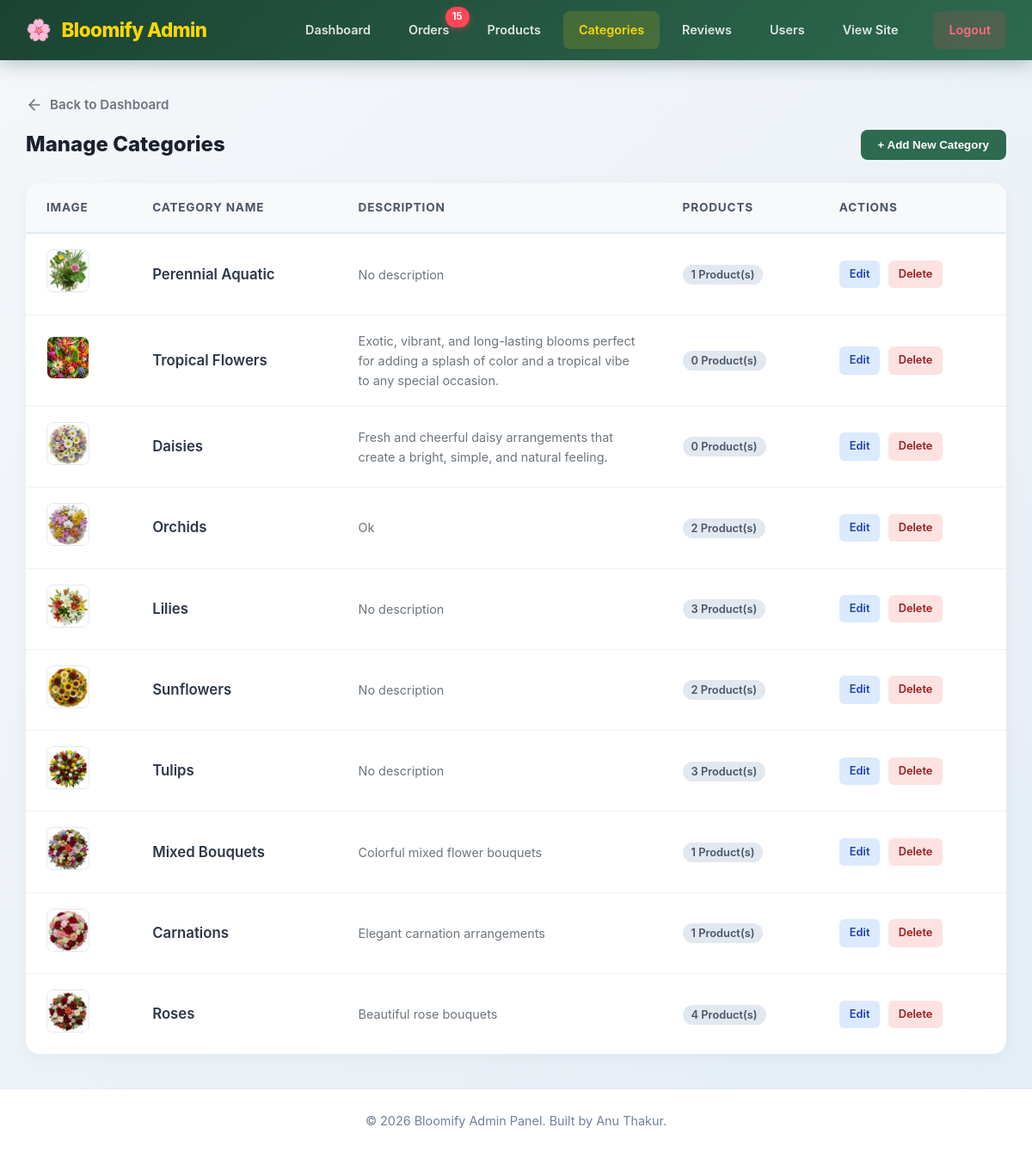
Screenshot of /admin/categories.php (signed in) with the database file from the repository.
### tables this page shows
CREATE TABLE `categories` (
  `id` int(11) NOT NULL,
  `name` varchar(100) NOT NULL,
  `description` text DEFAULT NULL,
  `image` varchar(255) DEFAULT NULL,
  `created_at` timestamp NOT NULL DEFAULT current_timestamp()
);

### admin/categories.php (the view, shortened to what this page needs)
<?php
require_once __DIR__ . '/includes/admin-auth.php';
require_once __DIR__ . '/includes/admin-header.php';
$message_type = '';
$sql = "SELECT c.id, c.name, c.description, c.image, c.created_at,
               (SELECT COUNT(*) FROM products WHERE category_id = c.id) as product_count
        FROM categories c
        ORDER BY c.id DESC";
$categories = $conn->query($sql);
$edit_category = null;
$show_form = isset($_GET['add']) || $edit_category || ($message_type === 'danger' && isset($_POST['add_category']));
?>
<a href="index.php" class="btn-back">
    <svg width="20" height="20" viewBox="0 0 24 24" fill="none" stroke="currentColor" stroke-width="2" stroke-linecap="round" stroke-linejoin="round"><line x1="19" y1="12" x2="5" y2="12"></line><polyline points="12 19 5 12 12 5"></polyline></svg>
    Back to Dashboard
</a>
<div class="page-header">
    <h2 class="section-title" style="margin:0;">Manage Categories</h2>
    <?php if (!$show_form): ?>
        <button type="button" class="btn-add" onclick="toggleForm(true)">+ Add New Category</button>
    <?php endif; ?>
</div>
<table class="admin-table">
    <thead>
        <tr>
            <th>Image</th>
            <th>Category Name</th>
            <th>Description</th>
            <th>Products</th>
            <th>Actions</th>
        </tr>
    </thead>
    <tbody>
        <?php if ($categories && $categories->num_rows > 0): ?>
            <?php while($cat = $categories->fetch_assoc()): ?>
                <tr>
                    <td>
                        <img src="<?php echo SITE_URL; ?>/assets/images/<?php echo htmlspecialchars($cat['image'] ?? 'default-category.jpg'); ?>"
                             alt="<?php echo htmlspecialchars($cat['name']); ?>" class="cat-img-sm"
                             onerror="this.src='https://via.placeholder.com/50?text=No+Img'">
                    </td>
                    <td style="font-weight: 600; font-size: 1.05rem;"><?php echo htmlspecialchars($cat['name']); ?></td>
                    <td style="color: #6c757d; font-size: 0.9rem; max-width: 300px;"><?php echo htmlspecialchars($cat['description'] ?: 'No description'); ?></td>
                    <td><span class="badge-count"><?php echo $cat['product_count']; ?> Product(s)</span></td>
                    <td>
                        <a href="?edit=<?php echo $cat['id']; ?>" class="btn-action btn-edit">Edit</a>
                        <a href="?delete=<?php echo $cat['id']; ?>" class="btn-action btn-delete" onclick="return confirm('Delete this category?');">Delete</a>
                    </td>
                </tr>
            <?php endwhile; ?>
        <?php else: ?>
            <tr>
                <td colspan="5" style="text-align: center; padding: 50px; color: #718096;">No categories found. Add your first category! </td>
            </tr>
        <?php endif; ?>
    </tbody>
</table>
<?php require_once __DIR__ . '/includes/admin-footer.php'; ?>

### assets/css/style.css (style rules this page uses)
* { margin: 0; padding: 0; box-sizing: border-box; }
body { font-family: 'Inter', 'Segoe UI', system-ui, sans-serif; background: linear-gradient(135deg, #f5f7fa 0%, #e4edf5 100%); color: #2d3748; line-height: 1.6; min-height: 100vh; display: flex; flex-direction: column; }

### admin/assets/css/admin.css (style rules this page uses)
.admin-body { background-color: #f4f6f9; font-family: 'Inter', 'Segoe UI', system-ui, sans-serif; color: #2d3748; margin: 0; padding: 0; min-height: 100vh; display: flex; flex-direction: column; }
.section-title { font-size: 1.5rem; color: #1a202c; margin-bottom: 24px; font-weight: 800; display: flex; align-items: center; gap: 12px; }
.admin-table { width: 100%; border-collapse: separate; border-spacing: 0; background: #ffffff; border-radius: 16px; overflow: hidden; box-shadow: 0 4px 20px rgba(0, 0, 0, 0.04); }
.admin-table th { background: #f8f9fa; color: #4a5568; padding: 18px 24px; text-align: left; font-weight: 700; font-size: 0.85rem; text-transform: uppercase; letter-spacing: 0.8px; border-bottom: 2px solid #e2e8f0; }
.admin-table td { padding: 18px 24px; border-bottom: 1px solid #f0f0f0; vertical-align: middle; font-size: 0.95rem; color: #2d3748; transition: background 0.2s ease; }
.admin-table tbody tr:last-child td { border-bottom: none; }

### rows the page displays
categories: image (picture), name "Perennial Aquatic", description "No description", product_count "1"
categories: image (picture), name "Tropical Flowers", description "Exotic, vibrant, and long-lasting blooms perfect for adding a splash of color and a tropical vibe to any special occasion.", product_count "0"
categories: image (picture), name "Daisies", description "Fresh and cheerful daisy arrangements that create a bright, simple, and natural feeling.", product_count "0"
categories: image (picture), name "Orchids", description "Ok", product_count "2"
categories: image (picture), name "Lilies", description "No description", product_count "3"
categories: image (picture), name "Sunflowers", description "No description", product_count "2"
categories: image (picture), name "Tulips", description "No description", product_count "3"
categories: image (picture), name "Mixed Bouquets", description "Colorful mixed flower bouquets", product_count "1"
categories: image (picture), name "Carnations", description "Elegant carnation arrangements", product_count "1"
categories: image (picture), name "Roses", description "Beautiful rose bouquets", product_count "4"

### other values shown
$new_orders_count "15"
